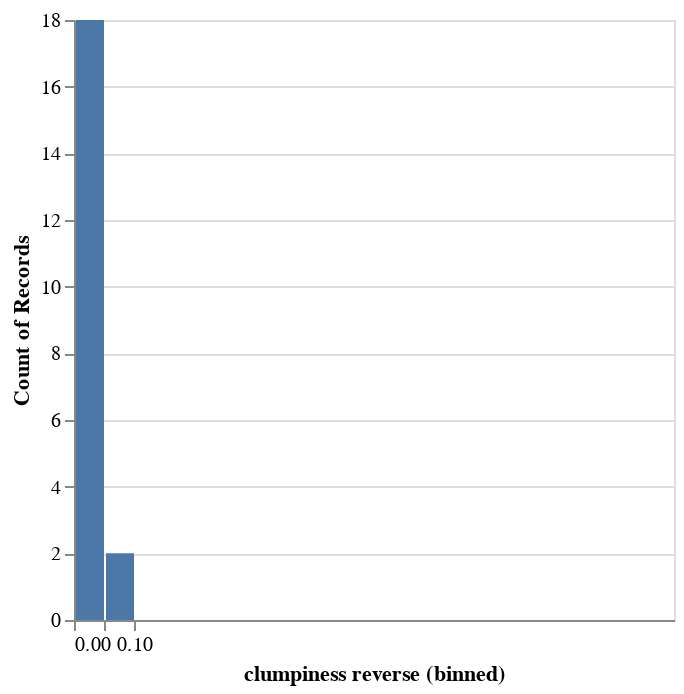

Notebook code cell kept with this figure:
### Code cell
chart = alt.Chart(proportions_df_new)

chart.mark_bar().encode(
    alt.X(
        'clumpiness reverse',
        type='quantitative',
        bin=alt.Bin(step=0.05),
        scale=alt.Scale(domain=(0, 1))
    ),
    alt.Y(aggregate='count')
)

### Figure 1 — Vega-Lite specification as saved in the notebook (floating-point values rounded to 4 significant figures)
{"config": {"view": {"continuousWidth": 300, "continuousHeight": 300}}, "data": {"name": "data-2e26d3e1fb63ed72a54426df9c7c589f"}, "mark": {"type": "bar"}, "encoding": {"x": {"bin": {"step": 0.05}, "field": "clumpiness reverse", "scale": {"domain": [0, 1]}, "type": "quantitative"}, "y": {"aggregate": "count"}}, "$schema": "https://vega.github.io/schema/vega-lite/v5.8.0.json", "datasets": {"data-2e26d3e1fb63ed72a54426df9c7c589f": [{"tier 1 correct": 0.0, "tier 1 reverse": 0.0, "tier 2 correct": 0.8852, "tier 2 reverse": 0.09215, "clumpiness correct": 0.4728, "clumpiness reverse": 0.0028}, {"tier 1 correct": 0.0, "tier 1 reverse": 0.0, "tier 2 correct": 0.4995, "tier 2 reverse": 0.3988, "clumpiness correct": 0.6778, "clumpiness reverse": 0.00805}, {"tier 1 correct": 0.0, "tier 1 reverse": 0.0, "tier 2 correct": 0.8902, "tier 2 reverse": 0.0284, "clumpiness correct": 1.0, "clumpiness reverse": 0.0}, {"tier 1 correct": 0.0, "tier 1 reverse": 0.0, "tier 2 correct": 0.7187, "tier 2 reverse": 0.2112, "clumpiness correct": 0.8663, "clumpiness reverse": 0.0013}, {"tier 1 correct": 0.0, "tier 1 reverse": 0.0, "tier 2 correct": 0.8518, "tier 2 reverse": 0.09105, "clumpiness correct": 0.935, "clumpiness reverse": 0.0}, {"tier 1 correct": 0.0, "tier 1 reverse": 0.0, "tier 2 correct": 0.7045, "tier 2 reverse": 0.2019, "clumpiness correct": 0.965, "clumpiness reverse": 0.0}, {"tier 1 correct": 0.0, "tier 1 reverse": 0.0, "tier 2 correct": 0.9152, "tier 2 reverse": 0.05045, "clumpiness correct": 0.58, "clumpiness reverse": 0.01}, {"tier 1 correct": 0.0, "tier 1 reverse": 0.0, "tier 2 correct": 0.8342, "tier 2 reverse": 0.0871, "clumpiness correct": 0.7223, "clumpiness reverse": 0.0024}, {"tier 1 correct": 0.845, "tier 1 reverse": 0.0, "tier 2 correct": 0.8696, "tier 2 reverse": 0.1114, "clumpiness correct": 1.0, "clumpiness reverse": 0.0}, {"tier 1 correct": 0.0, "tier 1 reverse": 0.0, "tier 2 correct": 0.721, "tier 2 reverse": 0.2119, "clumpiness correct": 0.9214, "clumpiness reverse": 0.0014}, {"tier 1 correct": 0.0, "tier 1 reverse": 0.0, "tier 2 correct": 0.5115, "tier 2 reverse": 0.3187, "clumpiness correct": 0.325, "clumpiness reverse": 0.0}, {"tier 1 correct": 0.0, "tier 1 reverse": 0.0, "tier 2 correct": 0.7013, "tier 2 reverse": 0.2379, "clumpiness correct": 0.6328, "clumpiness reverse": 0.0108}, {"tier 1 correct": 0.0, "tier 1 reverse": 0.0, "tier 2 correct": 0.5081, "tier 2 reverse": 0.4376, "clumpiness correct": 0.8357, "clumpiness reverse": 0.00065}, {"tier 1 correct": 0.0, "tier 1 reverse": 0.0, "tier 2 correct": 0.7317, "tier 2 reverse": 0.234, "clumpiness correct": 0.2217, "clumpiness reverse": 0.05985}, {"tier 1 correct": 0.0, "tier 1 reverse": 0.0, "tier 2 correct": 0.8035, "tier 2 reverse": 0.186, "clumpiness correct": 0.2363, "clumpiness reverse": 0.05625}, {"tier 1 correct": 0.0, "tier 1 reverse": 0.0, "tier 2 correct": 0.8086, "tier 2 reverse": 0.1292, "clumpiness correct": 0.97, "clumpiness reverse": 0.0}, {"tier 1 correct": 0.0, "tier 1 reverse": 0.0, "tier 2 correct": 0.6436, "tier 2 reverse": 0.2244, "clumpiness correct": 1.0, "clumpiness reverse": 0.0}, {"tier 1 correct": 0.0, "tier 1 reverse": 0.0, "tier 2 correct": 0.6161, "tier 2 reverse": 0.3185, "clumpiness correct": 0.995, "clumpiness reverse": 0.0}, {"tier 1 correct": 0.0, "tier 1 reverse": 0.0, "tier 2 correct": 0.8754, "tier 2 reverse": 0.0781, "clumpiness correct": 0.855, "clumpiness reverse": 0.0}, {"tier 1 correct": 0.0, "tier 1 reverse": 0.0, "tier 2 correct": 0.9529, "tier 2 reverse": 0.03315, "clumpiness correct": 0.2888, "clumpiness reverse": 0.01375}]}}
